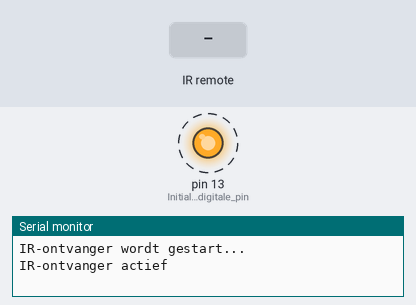
Recording of a sketch running on a simulated Arduino Uno, built with avr-gcc and run on an emulated ATmega328P. Parts: output pins drawn as LEDs (lit = HIGH), the last lines printed to the serial monitor. Dashed ring = blinking. Inputs (shaded band) come from the test bench.

Above: at 1.25 s.
1.3 s: infrared code 0xFF9867 received
At 2.3 s:
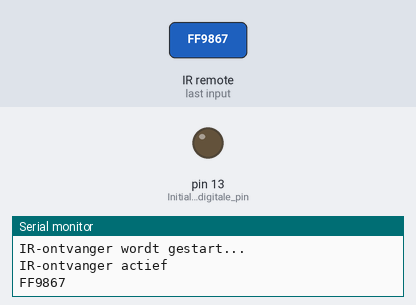
4.3 s: infrared code 0xFFB04F received
At 5.2 s:
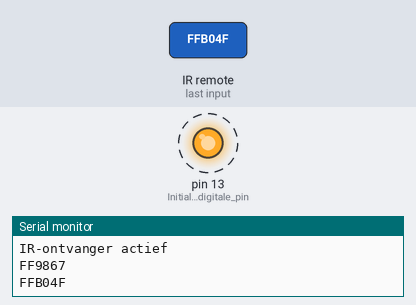
Timing chart, 0 to 11.9 s (numbered marks = the images above; inputs shaded):
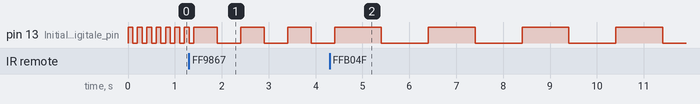

Measured:
- after the input at 4.3 s, pin 13 (Initialiseer_digitale_pin): alternates HIGH for 1.0 s and LOW for 1.0 s, starting after 1.1 s
- by itself, pin 13 (Initialiseer_digitale_pin): repeats every 1.0 s: HIGH 0.50 s, LOW 0.50 s

The sketch:

ir-ontvanger-deel-2.ino
```cpp
// (licence header left out)
// Importeer de IR-remote bibliotheek
#include <IRremote.h>

int IrReceiverPin = 12;                 // stel de variable "IrReceiverPin" in op pin 12
IRrecv irrecv(IrReceiverPin);           // maak een nieuwe instantie van "irrecv" en sla deze op in de variabele "IRrecv"
decode_results results;                 // definieer de variable "results" om de ontvangen knop-code in op te slaan

int speed = 100;

void setup()
{
    Serial.begin(9600);                 // Stel de seriële monitor in

    pinMode(LED_BUILTIN, OUTPUT);       // Initialiseer digitale pin LED_BUILTIN als een uitvoer

    // In case the interrupt driver crashes on setup, give a clue
    // to the user what's going on.

    // Mocht de IR-remote bibliotheek vastlopen dan kunnen we dit aan de getoonde tekst zien
    Serial.println("IR-ontvanger wordt gestart...");
    irrecv.enableIRIn();  // start de IR-ontvanger
    Serial.println("IR-ontvanger actief");

    digitalWrite(LED_BUILTIN, LOW);     // Zet de ingebouwde LED uit
}


void loop() {

    // Als de IR-ontvanger een signaal heeft ontvangen
    if (irrecv.decode(&results)) {

        // Print de ontvangen waarde als hexadecimaal
        Serial.println(results.value, HEX);

        // Laat de IR-ontvanger luisteren naar nieuwe signalen
        irrecv.resume();

        // Bepaal welke knop is ingedrukt
        switch (results.value) {
            case 0xFF6897:     // knop 1
                speed = 100;   // stel de snelheid in op 100ms
                break;

            case 0xFF9867:     // knop 2
                speed = 500;   // stel de snelheid in op 500ms
                break;

            case 0xFFB04F:     // knop 3
                speed = 1000;  // stel de snelheid in op 1000ms
                break;
        }

    }

    // Knipper de ingebouwde LED met de ingestelde snelheid
    digitalWrite(LED_BUILTIN, HIGH);
    delay(speed);

    digitalWrite(LED_BUILTIN, LOW);
    delay(speed);

}
```
